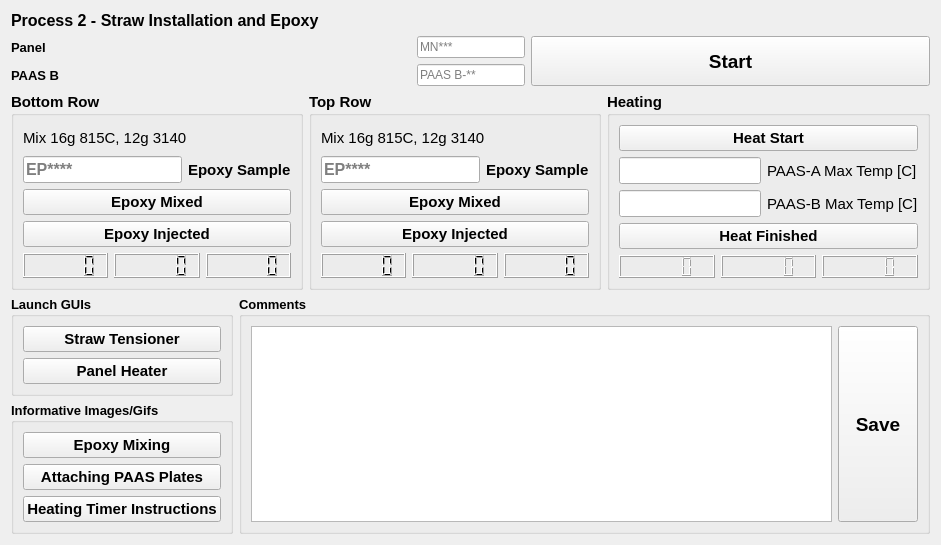
              <widget class="QWidget" name="p2Straws">
               <layout class="QGridLayout" name="gridLayout_63">
                <item row="0" column="0">
                 <widget class="QLabel" name="label_613">
                  <property name="sizePolicy">
                   <sizepolicy hsizetype="Preferred" vsizetype="Maximum">
                    <horstretch>0</horstretch>
                    <verstretch>0</verstretch>
                   </sizepolicy>
                  </property>
                  <property name="font">
                   <font>
                    <family>Arial</family>
                    <pointsize>12</pointsize>
                    <weight>75</weight>
                    <bold>true</bold>
                   </font>
                  </property>
                  <property name="text">
                   <string>Process 2 - Straw Installation and Epoxy</string>
                  </property>
                 </widget>
                </item>
                <item row="1" column="0">
                 <layout class="QGridLayout" name="gridLayout_20">
                  <item row="1" column="0">
                   <widget class="QLabel" name="label_33">
                    <property name="font">
                     <font>
                      <family>Arial</family>
                      <pointsize>10</pointsize>
                      <weight>75</weight>
                      <bold>true</bold>
                     </font>
                    </property>
                    <property name="text">
                     <string>PAAS B</string>
                    </property>
                   </widget>
                  </item>
                  <item row="1" column="1">
                   <widget class="QLineEdit" name="paasBInput">
                    <property name="sizePolicy">
                     <sizepolicy hsizetype="Maximum" vsizetype="Fixed">
                      <horstretch>0</horstretch>
                      <verstretch>0</verstretch>
                     </sizepolicy>
                    </property>
                    <property name="placeholderText">
                     <string>PAAS B-**</string>
                    </property>
                   </widget>
                  </item>
                  <item row="0" column="2" rowspan="2">
                   <widget class="QPushButton" name="startbutton2">
                    <property name="sizePolicy">
                     <sizepolicy hsizetype="Preferred" vsizetype="Preferred">
                      <horstretch>0</horstretch>
                      <verstretch>0</verstretch>
                     </sizepolicy>
                    </property>
                    <property name="font">
                     <font>
                      <family>Arial</family>
                      <pointsize>14</pointsize>
                      <weight>75</weight>
                      <bold>true</bold>
                     </font>
                    </property>
                    <property name="focusPolicy">
                     <enum>Qt::ClickFocus</enum>
                    </property>
                    <property name="text">
                     <string>Start</string>
                    </property>
                   </widget>
                  </item>
                  <item row="0" column="1">
                   <widget class="QLineEdit" name="panelInput2">
                    <property name="sizePolicy">
                     <sizepolicy hsizetype="Maximum" vsizetype="Maximum">
                      <horstretch>0</horstretch>
                      <verstretch>0</verstretch>
                     </sizepolicy>
                    </property>
                    <property name="cursor">
                     <cursorShape>ArrowCursor</cursorShape>
                    </property>
                    <property name="text">
                     <string/>
                    </property>
                    <property name="maxLength">
                     <number>5</number>
                    </property>
                    <property name="placeholderText">
                     <string>MN***</string>
                    </property>
                   </widget>
                  </item>
                  <item row="0" column="0">
                   <widget class="QLabel" name="label_612">
                    <property name="font">
                     <font>
                      <family>Arial</family>
                      <pointsize>10</pointsize>
                      <weight>75</weight>
                      <bold>true</bold>
                     </font>
                    </property>
                    <property name="text">
                     <string>Panel</string>
                    </property>
                   </widget>
                  </item>
                 </layout>
                </item>
                <item row="2" column="0">
                 <layout class="QGridLayout" name="gridLayout_62">
                  <item row="0" column="0">
                   <widget class="QGroupBox" name="groupBox_52">
                    <property name="sizePolicy">
                     <sizepolicy hsizetype="Minimum" vsizetype="Minimum">
                      <horstretch>0</horstretch>
                      <verstretch>0</verstretch>
                     </sizepolicy>
                    </property>
                    <property name="font">
                     <font>
                      <family>Arial</family>
                      <pointsize>11</pointsize>
                      <weight>75</weight>
                      <bold>true</bold>
                     </font>
                    </property>
                    <property name="title">
                     <string>Bottom Row</string>
                    </property>
                    <layout class="QGridLayout" name="gridLayout_21">
                     <item row="1" column="0">
                      <widget class="QLineEdit" name="epoxy_batch">
                       <property name="sizePolicy">
                        <sizepolicy hsizetype="Minimum" vsizetype="Minimum">
                         <horstretch>0</horstretch>
                         <verstretch>0</verstretch>
                        </sizepolicy>
                       </property>
                       <property name="font">
                        <font>
                         <family>Arial</family>
                         <pointsize>12</pointsize>
                         <weight>75</weight>
                         <bold>true</bold>
                        </font>
                       </property>
                       <property name="text">
                        <string/>
                       </property>
                       <property name="maxLength">
                        <number>6</number>
                       </property>
                       <property name="placeholderText">
                        <string>EP****</string>
                       </property>
                      </widget>
                     </item>
                     <item row="2" column="0" colspan="3">
                      <widget class="QPushButton" name="epoxy_mixed">
                       <property name="sizePolicy">
                        <sizepolicy hsizetype="Minimum" vsizetype="Minimum">
                         <horstretch>0</horstretch>
                         <verstretch>0</verstretch>
                        </sizepolicy>
                       </property>
                       <property name="font">
                        <font>
                         <family>Arial</family>
                         <pointsize>11</pointsize>
                         <weight>75</weight>
                         <bold>true</bold>
                        </font>
                       </property>
                       <property name="text">
                        <string>Epoxy Mixed</string>
                       </property>
                      </widget>
                     </item>
                     <item row="0" column="0" colspan="3">
                      <widget class="QLabel" name="label_617">
                       <property name="sizePolicy">
                        <sizepolicy hsizetype="Minimum" vsizetype="Minimum">
                         <horstretch>0</horstretch>
                         <verstretch>0</verstretch>
                        </sizepolicy>
                       </property>
                       <property name="font">
                        <font>
                         <family>Arial</family>
                         <pointsize>11</pointsize>
                         <weight>50</weight>
                         <bold>false</bold>
                        </font>
                       </property>
                       <property name="text">
                        <string>Mix 16g 815C, 12g 3140</string>
                       </property>
                      </widget>
                     </item>
                     <item row="1" column="1" colspan="2">
                      <widget class="QLabel" name="label_615">
                       <property name="sizePolicy">
                        <sizepolicy hsizetype="Minimum" vsizetype="Minimum">
                         <horstretch>0</horstretch>
                         <verstretch>0</verstretch>
                        </sizepolicy>
                       </property>
                       <property name="text">
                        <string>Epoxy Sample</string>
                       </property>
                      </widget>
                     </item>
                     <item row="4" column="0" colspan="3">
                      <widget class="QPushButton" name="epoxy_inject1">
                       <property name="sizePolicy">
                        <sizepolicy hsizetype="Minimum" vsizetype="Minimum">
                         <horstretch>0</horstretch>
                         <verstretch>0</verstretch>
                        </sizepolicy>
                       </property>
                       <property name="font">
                        <font>
                         <family>Arial</family>
                         <pointsize>11</pointsize>
                         <weight>75</weight>
                         <bold>true</bold>
                        </font>
                       </property>
                       <property name="text">
                        <string>Epoxy Injected</string>
                       </property>
                      </widget>
                     </item>
                     <item row="5" column="0" colspan="3">
                      <layout class="QHBoxLayout" name="horizontalLayout_11" stretch="1,1,1">
                       <item>
                        <widget class="QLCDNumber" name="hour_disp">
                         <property name="sizePolicy">
                          <sizepolicy hsizetype="Minimum" vsizetype="Minimum">
                           <horstretch>0</horstretch>
                           <verstretch>0</verstretch>
                          </sizepolicy>
                         </property>
                        </widget>
                       </item>
                       <item>
                        <widget class="QLCDNumber" name="min_disp">
                         <property name="sizePolicy">
                          <sizepolicy hsizetype="Minimum" vsizetype="Minimum">
                           <horstretch>0</horstretch>
                           <verstretch>0</verstretch>
                          </sizepolicy>
                         </property>
                        </widget>
                       </item>
                       <item>
                        <widget class="QLCDNumber" name="sec_disp">
                         <property name="sizePolicy">
                          <sizepolicy hsizetype="Minimum" vsizetype="Minimum">
                           <horstretch>0</horstretch>
                           <verstretch>0</verstretch>
                          </sizepolicy>
                         </property>
                        </widget>
                       </item>
                      </layout>
                     </item>
                    </layout>
                   </widget>
                  </item>
                  <item row="0" column="1">
                   <widget class="QGroupBox" name="groupBox_53">
                    <property name="sizePolicy">
                     <sizepolicy hsizetype="Minimum" vsizetype="Minimum">
                      <horstretch>0</horstretch>
                      <verstretch>0</verstretch>
                     </sizepolicy>
                    </property>
                    <property name="font">
                     <font>
                      <family>Arial</family>
                      <pointsize>11</pointsize>
                      <weight>75</weight>
                      <bold>true</bold>
                     </font>
                    </property>
                    <property name="title">
                     <string>Top Row</string>
                    </property>
                    <layout class="QGridLayout" name="gridLayout_22">
                     <item row="0" column="0" colspan="3">
                      <widget class="QLabel" name="label_618">
                       <property name="sizePolicy">
                        <sizepolicy hsizetype="Minimum" vsizetype="Minimum">
                         <horstretch>0</horstretch>
                         <verstretch>0</verstretch>
                        </sizepolicy>
                       </property>
                       <property name="font">
                        <font>
                         <family>Arial</family>
                         <pointsize>11</pointsize>
                         <weight>50</weight>
                         <bold>false</bold>
                        </font>
                       </property>
                       <property name="text">
                        <string>Mix 16g 815C, 12g 3140</string>
                       </property>
                      </widget>
                     </item>
                     <item row="1" column="0">
                      <widget class="QLineEdit" name="epoxy_batch_2">
                       <property name="sizePolicy">
                        <sizepolicy hsizetype="Minimum" vsizetype="Minimum">
                         <horstretch>0</horstretch>
                         <verstretch>0</verstretch>
                        </sizepolicy>
                       </property>
                       <property name="font">
                        <font>
                         <family>Arial</family>
                         <pointsize>12</pointsize>
                         <weight>75</weight>
                         <bold>true</bold>
                        </font>
                       </property>
                       <property name="text">
                        <string/>
                       </property>
                       <property name="maxLength">
                        <number>6</number>
                       </property>
                       <property name="placeholderText">
                        <string>EP****</string>
                       </property>
                      </widget>
                     </item>
                     <item row="2" column="0" colspan="3">
                      <widget class="QPushButton" name="epoxy_mixed_2">
                       <property name="sizePolicy">
                        <sizepolicy hsizetype="Minimum" vsizetype="Minimum">
                         <horstretch>0</horstretch>
                         <verstretch>0</verstretch>
                        </sizepolicy>
                       </property>
                       <property name="font">
                        <font>
                         <family>Arial</family>
                         <pointsize>11</pointsize>
                         <weight>75</weight>
                         <bold>true</bold>
                        </font>
                       </property>
                       <property name="text">
                        <string>Epoxy Mixed</string>
                       </property>
                      </widget>
                     </item>
                     <item row="1" column="1" colspan="2">
                      <widget class="QLabel" name="label_616">
                       <property name="sizePolicy">
                        <sizepolicy hsizetype="Minimum" vsizetype="Minimum">
                         <horstretch>0</horstretch>
                         <verstretch>0</verstretch>
                        </sizepolicy>
                       </property>
                       <property name="text">
                        <string>Epoxy Sample</string>
                       </property>
                      </widget>
                     </item>
                     <item row="4" column="0" colspan="3">
                      <widget class="QPushButton" name="epoxy_inject2">
                       <property name="sizePolicy">
                        <sizepolicy hsizetype="Minimum" vsizetype="Minimum">
                         <horstretch>0</horstretch>
                         <verstretch>0</verstretch>
                        </sizepolicy>
                       </property>
                       <property name="font">
                        <font>
                         <family>Arial</family>
                         <pointsize>11</pointsize>
                         <weight>75</weight>
                         <bold>true</bold>
                        </font>
                       </property>
                       <property name="text">
                        <string>Epoxy Injected</string>
                       </property>
                      </widget>
                     </item>
                     <item row="5" column="0" colspan="3">
                      <layout class="QHBoxLayout" name="horizontalLayout_12">
                       <item>
                        <widget class="QLCDNumber" name="hour_disp_2">
                         <property name="sizePolicy">
                          <sizepolicy hsizetype="Minimum" vsizetype="Minimum">
                           <horstretch>0</horstretch>
                           <verstretch>0</verstretch>
                          </sizepolicy>
                         </property>
                        </widget>
                       </item>
                       <item>
                        <widget class="QLCDNumber" name="min_disp_2">
                         <property name="sizePolicy">
                          <sizepolicy hsizetype="Minimum" vsizetype="Minimum">
                           <horstretch>0</horstretch>
                           <verstretch>0</verstretch>
                          </sizepolicy>
                         </property>
                        </widget>
                       </item>
                       <item>
                        <widget class="QLCDNumber" name="sec_disp_2">
                         <property name="sizePolicy">
                          <sizepolicy hsizetype="Minimum" vsizetype="Minimum">
                           <horstretch>0</horstretch>
                           <verstretch>0</verstretch>
                          </sizepolicy>
                         </property>
                        </widget>
                       </item>
                      </layout>
                     </item>
                    </layout>
                   </widget>
                  </item>
                  <item row="0" column="2">
                   <widget class="QGroupBox" name="groupBox_51">
                    <property name="sizePolicy">
                     <sizepolicy hsizetype="Minimum" vsizetype="Minimum">
                      <horstretch>0</horstretch>
                      <verstretch>0</verstretch>
                     </sizepolicy>
                    </property>
                    <property name="font">
                     <font>
                      <family>Arial</family>
                      <pointsize>11</pointsize>
                      <weight>75</weight>
                      <bold>true</bold>
                     </font>
                    </property>
                    <property name="title">
                     <string>Heating</string>
                    </property>
                    <layout class="QGridLayout" name="gridLayout_23">
                     <item row="2" column="1" colspan="2">
                      <widget class="QLabel" name="label_614">
                       <property name="sizePolicy">
                        <sizepolicy hsizetype="Minimum" vsizetype="Minimum">
                         <horstretch>0</horstretch>
                         <verstretch>0</verstretch>
                        </sizepolicy>
                       </property>
                       <property name="font">
                        <font>
                         <family>Arial</family>
                         <pointsize>11</pointsize>
                         <weight>50</weight>
                         <bold>false</bold>
                        </font>
                       </property>
                       <property name="text">
                        <string>PAAS-A Max Temp [C]</string>
                       </property>
                      </widget>
                     </item>
                     <item row="0" column="0" colspan="3">
                      <widget class="QPushButton" name="heat_start">
                       <property name="sizePolicy">
                        <sizepolicy hsizetype="Minimum" vsizetype="Minimum">
                         <horstretch>0</horstretch>
                         <verstretch>0</verstretch>
                        </sizepolicy>
                       </property>
                       <property name="font">
                        <font>
                         <family>Arial</family>
                         <pointsize>11</pointsize>
                         <weight>75</weight>
                         <bold>true</bold>
                        </font>
                       </property>
                       <property name="text">
                        <string>Heat Start</string>
                       </property>
                      </widget>
                     </item>
                     <item row="3" column="1" colspan="2">
                      <widget class="QLabel" name="label_619">
                       <property name="sizePolicy">
                        <sizepolicy hsizetype="Minimum" vsizetype="Minimum">
                         <horstretch>0</horstretch>
                         <verstretch>0</verstretch>
                        </sizepolicy>
                       </property>
                       <property name="font">
                        <font>
                         <family>Arial</family>
                         <pointsize>11</pointsize>
                         <weight>50</weight>
                         <bold>false</bold>
                        </font>
                       </property>
                       <property name="text">
                        <string>PAAS-B Max Temp [C]</string>
                       </property>
                      </widget>
                     </item>
                     <item row="3" column="0">
                      <widget class="QLineEdit" name="temp4_2">
                       <property name="sizePolicy">
                        <sizepolicy hsizetype="Minimum" vsizetype="Minimum">
                         <horstretch>0</horstretch>
                         <verstretch>0</verstretch>
                        </sizepolicy>
                       </property>
                       <property name="font">
                        <font>
                         <family>Arial</family>
                         <pointsize>12</pointsize>
                         <weight>50</weight>
                         <bold>false</bold>
                        </font>
                       </property>
                       <property name="text">
                        <string/>
                       </property>
                       <property name="maxLength">
                        <number>3</number>
                       </property>
                      </widget>
                     </item>
                     <item row="2" column="0">
                      <widget class="QLineEdit" name="temp4">
                       <property name="sizePolicy">
                        <sizepolicy hsizetype="Minimum" vsizetype="Minimum">
                         <horstretch>0</horstretch>
                         <verstretch>0</verstretch>
                        </sizepolicy>
                       </property>
                       <property name="font">
                        <font>
                         <family>Arial</family>
                         <pointsize>12</pointsize>
                         <weight>50</weight>
                         <bold>false</bold>
                        </font>
                       </property>
                       <property name="text">
                        <string/>
                       </property>
                       <property name="maxLength">
                        <number>3</number>
                       </property>
                      </widget>
                     </item>
                     <item row="5" column="0" colspan="3">
                      <layout class="QHBoxLayout" name="horizontalLayout_13">
                       <item>
                        <widget class="QLCDNumber" name="hour_disp_3">
                         <property name="sizePolicy">
                          <sizepolicy hsizetype="Minimum" vsizetype="Minimum">
                           <horstretch>0</horstretch>
                           <verstretch>0</verstretch>
                          </sizepolicy>
                         </property>
                        </widget>
                       </item>
                       <item>
                        <widget class="QLCDNumber" name="min_disp_3">
                         <property name="sizePolicy">
                          <sizepolicy hsizetype="Minimum" vsizetype="Minimum">
                           <horstretch>0</horstretch>
                           <verstretch>0</verstretch>
                          </sizepolicy>
                         </property>
                        </widget>
                       </item>
                       <item>
                        <widget class="QLCDNumber" name="sec_disp_3">
                         <property name="sizePolicy">
                          <sizepolicy hsizetype="Minimum" vsizetype="Minimum">
                           <horstretch>0</horstretch>
                           <verstretch>0</verstretch>
                          </sizepolicy>
                         </property>
                        </widget>
                       </item>
                      </layout>
                     </item>
                     <item row="4" column="0" colspan="3">
                      <widget class="QPushButton" name="heat_finished">
                       <property name="sizePolicy">
                        <sizepolicy hsizetype="Minimum" vsizetype="Minimum">
                         <horstretch>0</horstretch>
                         <verstretch>0</verstretch>
                        </sizepolicy>
                       </property>
                       <property name="font">
                        <font>
                         <family>Arial</family>
                         <pointsize>11</pointsize>
                         <weight>75</weight>
                         <bold>true</bold>
                        </font>
                       </property>
                       <property name="text">
                        <string>Heat Finished</string>
                       </property>
                      </widget>
                     </item>
                    </layout>
                   </widget>
                  </item>
                 </layout>
                </item>
                <item row="3" column="0">
                 <layout class="QGridLayout" name="gridLayout_61">
                  <item row="1" column="0">
                   <widget class="QGroupBox" name="groupBox_19">
                    <property name="font">
                     <font>
                      <family>Arial</family>
                      <pointsize>10</pointsize>
                      <weight>75</weight>
                      <bold>true</bold>
                     </font>
                    </property>
                    <property name="title">
                     <string>Informative Images/Gifs</string>
                    </property>
                    <layout class="QGridLayout" name="gridLayout_25">
                     <item row="2" column="1">
                      <widget class="QPushButton" name="timer_instructions">
                       <property name="font">
                        <font>
                         <family>Arial</family>
                         <pointsize>11</pointsize>
                         <weight>75</weight>
                         <bold>true</bold>
                        </font>
                       </property>
                       <property name="text">
                        <string>Heating Timer Instructions</string>
                       </property>
                      </widget>
                     </item>
                     <item row="0" column="1">
                      <widget class="QPushButton" name="picone2_2">
                       <property name="font">
                        <font>
                         <family>Arial</family>
                         <pointsize>11</pointsize>
                         <weight>75</weight>
                         <bold>true</bold>
                        </font>
                       </property>
                       <property name="text">
                        <string>Epoxy Mixing</string>
                       </property>
                      </widget>
                     </item>
                     <item row="1" column="1">
                      <widget class="QPushButton" name="paas_attach_2">
                       <property name="font">
                        <font>
                         <family>Arial</family>
                         <pointsize>11</pointsize>
                         <weight>75</weight>
                         <bold>true</bold>
                        </font>
                       </property>
                       <property name="text">
                        <string>Attaching PAAS Plates</string>
                       </property>
                      </widget>
                     </item>
                    </layout>
                   </widget>
                  </item>
                  <item row="0" column="0">
                   <widget class="QGroupBox" name="groupBox_20">
                    <property name="font">
                     <font>
                      <family>Arial</family>
                      <pointsize>10</pointsize>
                      <weight>75</weight>
                      <bold>true</bold>
                     </font>
                    </property>
                    <property name="title">
                     <string>Launch GUIs</string>
                    </property>
                    <layout class="QGridLayout" name="gridLayout_60">
                     <item row="1" column="1">
                      <widget class="QPushButton" name="pro2PanelHeater">
                       <property name="font">
                        <font>
                         <family>Arial</family>
                         <pointsize>11</pointsize>
                         <weight>75</weight>
                         <bold>true</bold>
                        </font>
                       </property>
                       <property name="text">
                        <string>Panel Heater</string>
                       </property>
                      </widget>
                     </item>
                     <item row="0" column="1">
                      <widget class="QPushButton" name="launch_straw_tensioner">
                       <property name="font">
                        <font>
                         <family>Arial</family>
                         <pointsize>11</pointsize>
                         <weight>75</weight>
                         <bold>true</bold>
                        </font>
                       </property>
                       <property name="text">
                        <string>Straw Tensioner</string>
                       </property>
                      </widget>
                     </item>
                    </layout>
                   </widget>
                  </item>
                  <item row="0" column="1" rowspan="2">
                   <widget class="QGroupBox" name="groupBox_54">
                    <property name="font">
                     <font>
                      <family>Arial</family>
                      <pointsize>10</pointsize>
                      <weight>75</weight>
                      <bold>true</bold>
                     </font>
                    </property>
                    <property name="title">
                     <string>Comments</string>
                    </property>
                    <layout class="QGridLayout" name="gridLayout_24">
                     <item row="0" column="0">
                      <widget class="QPlainTextEdit" name="commentBox2">
                       <property name="font">
                        <font>
                         <family>Arial</family>
                         <pointsize>12</pointsize>
                         <weight>75</weight>
                         <bold>true</bold>
                        </font>
                       </property>
                       <property name="focusPolicy">
                        <enum>Qt::ClickFocus</enum>
                       </property>
                      </widget>
                     </item>
                     <item row="0" column="1">
                      <widget class="QPushButton" name="saveButton2">
                       <property name="sizePolicy">
                        <sizepolicy hsizetype="Preferred" vsizetype="Preferred">
                         <horstretch>0</horstretch>
                         <verstretch>0</verstretch>
                        </sizepolicy>
                       </property>
                       <property name="font">
                        <font>
                         <family>Arial</family>
                         <pointsize>14</pointsize>
                         <weight>75</weight>
                         <bold>true</bold>
                        </font>
                       </property>
                       <property name="text">
                        <string>Save</string>
                       </property>
                       <attribute name="buttonGroup">
                        <string notr="true">saveButtons</string>
                       </attribute>
                      </widget>
                     </item>
                    </layout>
                   </widget>
                  </item>
                 </layout>
                </item>
               </layout>
              </widget>
